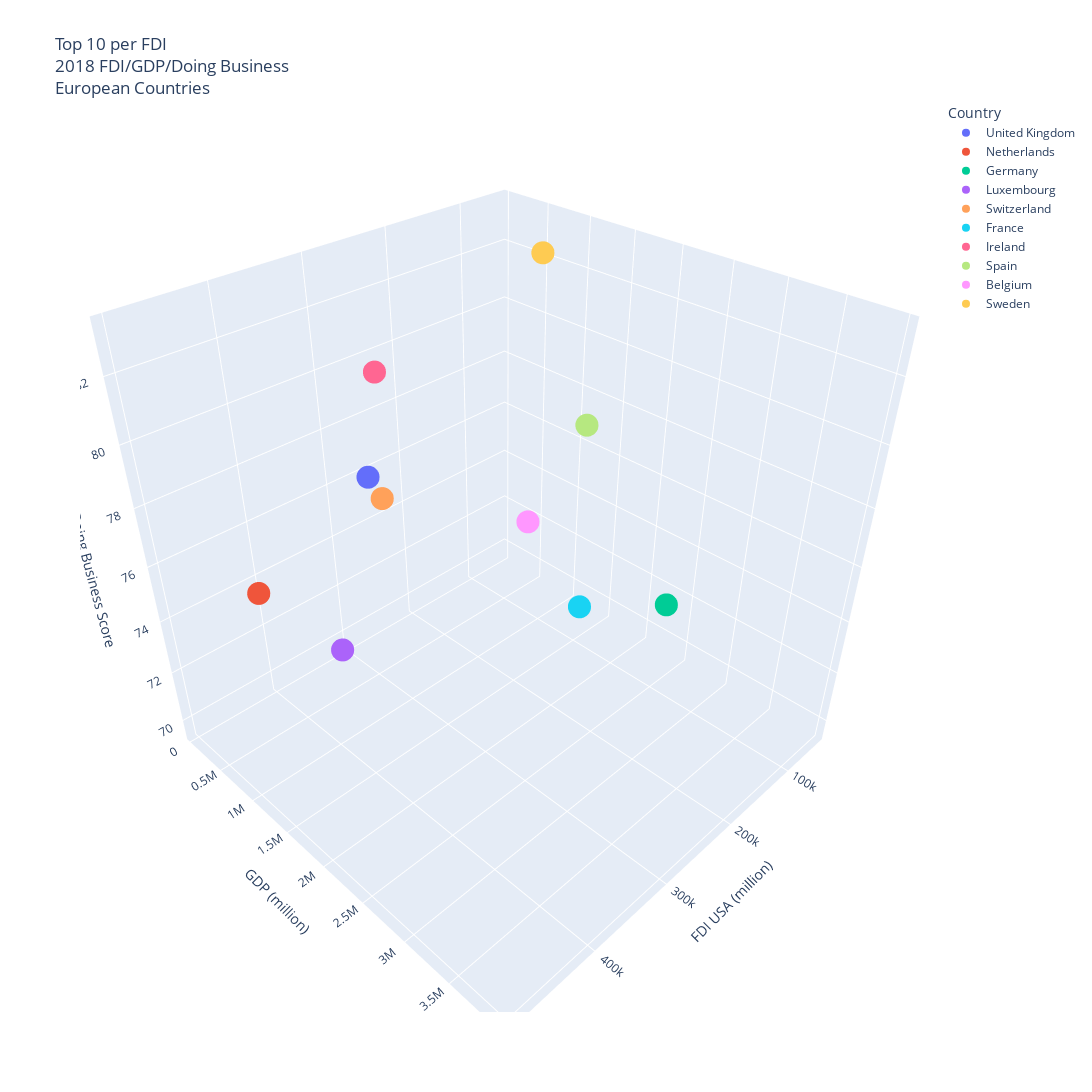

The cell this chart's notebook holds for it:
### Code cell
# create 3D plot showing relationship between all three data points for all countries
europe_top_10_fdi_gdp_db_3d = px.scatter_3d(
    europe_top_10_format_name,
    x="FDI USA (million)",
    y="GDP (million)",
    z="Doing Business Score",
    width=2000,
    height=1200,
    title="Top 10 per FDI<br>2018 FDI/GDP/Doing Business<br>European Countries",
    color="Country",
)
europe_top_10_fdi_gdp_db_3d.write_image("europe_top_10_fdi_gdp_db_3d.png")
europe_top_10_fdi_gdp_db_3d

### Figure 1 — Plotly figure (JSON) as saved in the notebook; plotly's stock layout.template omitted (floating-point values rounded to 4 significant figures)
{"data": [{"hovertemplate": "Country=United Kingdom<br>FDI USA (million)=%{x}<br>GDP (million)=%{y}<br>Doing Business Score=%{z}<extra></extra>", "legendgroup": "United Kingdom", "marker": {"color": "#636efa", "symbol": "circle"}, "mode": "markers", "name": "United Kingdom", "scene": "scene", "showlegend": true, "type": "scatter3d", "x": [496622], "y": [2861000.0], "z": [83.2]}, {"hovertemplate": "Country=Netherlands<br>FDI USA (million)=%{x}<br>GDP (million)=%{y}<br>Doing Business Score=%{z}<extra></extra>", "legendgroup": "Netherlands", "marker": {"color": "#EF553B", "symbol": "circle"}, "mode": "markers", "name": "Netherlands", "scene": "scene", "showlegend": true, "type": "scatter3d", "x": [462303], "y": [914100.0], "z": [76.1]}, {"hovertemplate": "Country=Germany<br>FDI USA (million)=%{x}<br>GDP (million)=%{y}<br>Doing Business Score=%{z}<extra></extra>", "legendgroup": "Germany", "marker": {"color": "#00cc96", "symbol": "circle"}, "mode": "markers", "name": "Germany", "scene": "scene", "showlegend": true, "type": "scatter3d", "x": [328124], "y": [3950000.0], "z": [79.3]}, {"hovertemplate": "Country=Luxembourg<br>FDI USA (million)=%{x}<br>GDP (million)=%{y}<br>Doing Business Score=%{z}<extra></extra>", "legendgroup": "Luxembourg", "marker": {"color": "#ab63fa", "symbol": "circle"}, "mode": "markers", "name": "Luxembourg", "scene": "scene", "showlegend": true, "type": "scatter3d", "x": [312976], "y": [70920.0], "z": [69.6]}, {"hovertemplate": "Country=Switzerland<br>FDI USA (million)=%{x}<br>GDP (million)=%{y}<br>Doing Business Score=%{z}<extra></extra>", "legendgroup": "Switzerland", "marker": {"color": "#FFA15A", "symbol": "circle"}, "mode": "markers", "name": "Switzerland", "scene": "scene", "showlegend": true, "type": "scatter3d", "x": [295783], "y": [705100.0], "z": [76.6]}, {"hovertemplate": "Country=France<br>FDI USA (million)=%{x}<br>GDP (million)=%{y}<br>Doing Business Score=%{z}<extra></extra>", "legendgroup": "France", "marker": {"color": "#19d3f3", "symbol": "circle"}, "mode": "markers", "name": "France", "scene": "scene", "showlegend": true, "type": "scatter3d", "x": [268169], "y": [2788000.0], "z": [76]}, {"hovertemplate": "Country=Ireland<br>FDI USA (million)=%{x}<br>GDP (million)=%{y}<br>Doing Business Score=%{z}<extra></extra>", "legendgroup": "Ireland", "marker": {"color": "#FF6692", "symbol": "circle"}, "mode": "markers", "name": "Ireland", "scene": "scene", "showlegend": true, "type": "scatter3d", "x": [265004], "y": [382700.0], "z": [80.1]}, {"hovertemplate": "Country=Spain<br>FDI USA (million)=%{x}<br>GDP (million)=%{y}<br>Doing Business Score=%{z}<extra></extra>", "legendgroup": "Spain", "marker": {"color": "#B6E880", "symbol": "circle"}, "mode": "markers", "name": "Spain", "scene": "scene", "showlegend": true, "type": "scatter3d", "x": [83379], "y": [1420000.0], "z": [77.6]}, {"hovertemplate": "Country=Belgium<br>FDI USA (million)=%{x}<br>GDP (million)=%{y}<br>Doing Business Score=%{z}<extra></extra>", "legendgroup": "Belgium", "marker": {"color": "#FF97FF", "symbol": "circle"}, "mode": "markers", "name": "Belgium", "scene": "scene", "showlegend": true, "type": "scatter3d", "x": [64661], "y": [542700.0], "z": [72.2]}, {"hovertemplate": "Country=Sweden<br>FDI USA (million)=%{x}<br>GDP (million)=%{y}<br>Doing Business Score=%{z}<extra></extra>", "legendgroup": "Sweden", "marker": {"color": "#FECB52", "symbol": "circle"}, "mode": "markers", "name": "Sweden", "scene": "scene", "showlegend": true, "type": "scatter3d", "x": [49546], "y": [555500.0], "z": [82.2]}], "layout": {"height": 1200, "legend": {"title": {"text": "Country"}, "tracegroupgap": 0}, "scene": {"aspectmode": "auto", "aspectratio": {"x": 1, "y": 1, "z": 1}, "domain": {"x": [0, 1], "y": [0, 1]}, "xaxis": {"title": {"text": "FDI USA (million)"}, "type": "linear"}, "yaxis": {"title": {"text": "GDP (million)"}, "type": "linear"}, "zaxis": {"title": {"text": "Doing Business Score"}, "type": "linear"}}, "title": {"text": "Top 10 per FDI<br>2018 FDI/GDP/Doing Business<br>European Countries"}, "width": 2000}}
